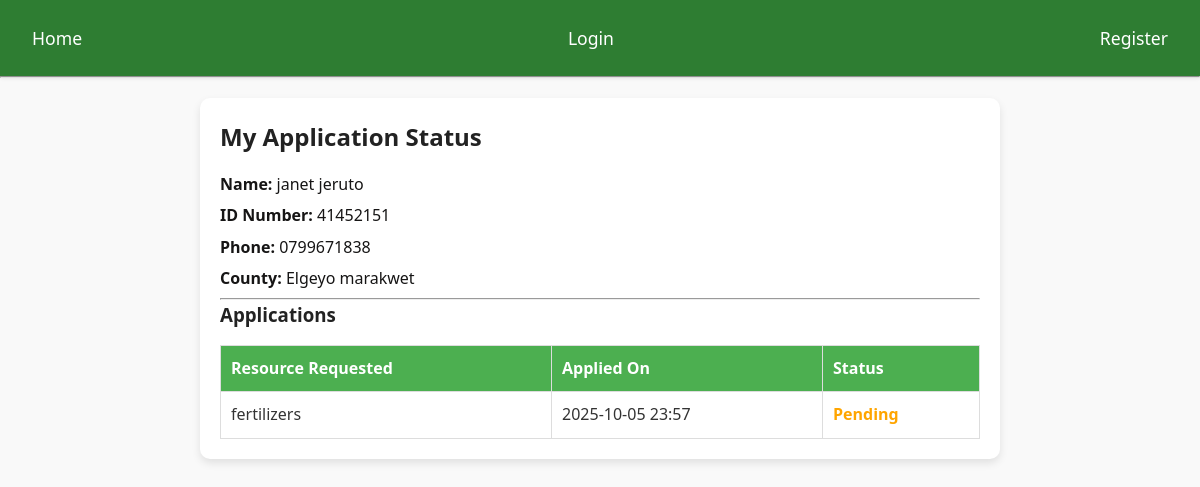
The page /status/41452151/ on the database its author committed.
### core/models.py (models this page shows, shortened)
class Farmer(models.Model):
    full_name = models.CharField(max_length=200)
    id_number = models.CharField(max_length=50, unique=True)
    phone_number = models.CharField(max_length=20)
    email = models.EmailField(blank=True, null=True)
    county = models.CharField(max_length=100)
    sub_county = models.CharField(max_length=100)
    ward = models.CharField(max_length=100)
    farm_size = models.DecimalField(max_digits=10, decimal_places=2)
    farming_type = models.CharField(max_length=50, choices=[
        ('crop', 'Crop Farming'),
        ('livestock', 'Livestock Farming'),
        ('mixed', 'Mixed Farming'),
    ])
    latitude = models.DecimalField(max_digits=9, decimal_places=6, blank=True, null=True)
    longitude = models.DecimalField(max_digits=9, decimal_places=6, blank=True, null=True)
    created_at = models.DateTimeField(auto_now_add=True)

class AidApplication(models.Model):
    farmer = models.ForeignKey(Farmer, on_delete=models.CASCADE, related_name="applications")
    resources_needed = models.CharField(max_length=200, choices=[
        ('seedlings', 'Seedlings'),
        ('fertilizers', 'Fertilizers'),
        ('pesticides', 'Pesticides'),
        ('livestock_vaccines', 'Livestock Vaccines'),
        ('equipment', 'Farming Equipment'),
        ('financial_support', 'Financial Support'),
    ])
    status = models.CharField(max_length=50, choices=[
        ('pending', 'Pending'),
        ('approved', 'Approved'),
        ('rejected', 'Rejected'),
    ], default='pending')
    applied_at = models.DateTimeField(auto_now_add=True)
    class Meta:
        unique_together = ('farmer', 'resources_needed')  # prevent duplicate same-aid requests

### core/views.py (the view)
# urls.py: path("status/<id_number>/", views.status_view, name="status"),
def status_view(request, id_number):
    farmer = get_object_or_404(Farmer, id_number=id_number)
    applications = AidApplication.objects.filter(farmer=farmer)
    return render(request, "core/status.html", {
        "farmer": farmer,
        "applications": applications
    })

### core/templates/core/status.html
{% extends "base.html" %}
{% block content %}
<div class="status-container">
    <h2>My Application Status</h2>
    <div class="farmer-details">
        <p><strong>Name:</strong> {{ farmer.full_name }}</p>
        <p><strong>ID Number:</strong> {{ farmer.id_number }}</p>
        <p><strong>Phone:</strong> {{ farmer.phone_number }}</p>
        <p><strong>County:</strong> {{ farmer.county }}</p>
    </div>
    <hr>
    {% if farmer.applications.all %}
        <h3>Applications</h3>
        <table class="applications-table">
            <thead>
                <tr>
                    <th>Resource Requested</th>
                    <th>Applied On</th>
                    <th>Status</th>
                </tr>
            </thead>
            <tbody>
                {% for application in farmer.applications.all %}
                <tr>
                    <td>{{ application.resources_needed }}</td>
                    <td>{{ application.applied_at|date:"Y-m-d H:i" }}</td>
                    <td class="status {{ application.status|lower }}">
                        {{ application.get_status_display }}
                    </td>
                </tr>
                {% endfor %}
            </tbody>
        </table>
    {% else %}
        <p>You haven’t submitted any applications yet.</p>
    {% endif %}
</div>
{% endblock %}

### core/static/core/css/style.css (style rules this page uses)
* { margin: 0; padding: 0; box-sizing: border-box; }
body { margin: 0; font-family: "Segoe UI", Tahoma, Geneva, Verdana, sans-serif; color: #333; line-height: 1.6; background-color: #f9f9f9; }
h1, h2, h3 { font-weight: bold; margin-bottom: 15px; color: #222; }
p { margin-bottom: 15px; font-size: 20px; color: #161515; }
.status-container { max-width: 800px; margin: 20px auto; padding: 20px; background: #fff; border-radius: 10px; box-shadow: 0 4px 8px rgba(0,0,0,0.1); }
.farmer-details p { font-size: 16px; margin: 6px 0; }
.applications-table { width: 100%; border-collapse: collapse; margin-top: 15px; }
.applications-table th, .applications-table td { border: 1px solid #ddd; padding: 10px; text-align: left; }
.applications-table th { background: #4CAF50; color: white; }
.status.pending { color: orange; font-weight: bold; }

### rows shown on the page
Farmer: full_name "janet jeruto", id_number "41452151", phone_number "0799671838", county "Elgeyo marakwet"
AidApplication: resources_needed "fertilizers", applied_at "2025-10-05 23:57", status "Pending"
